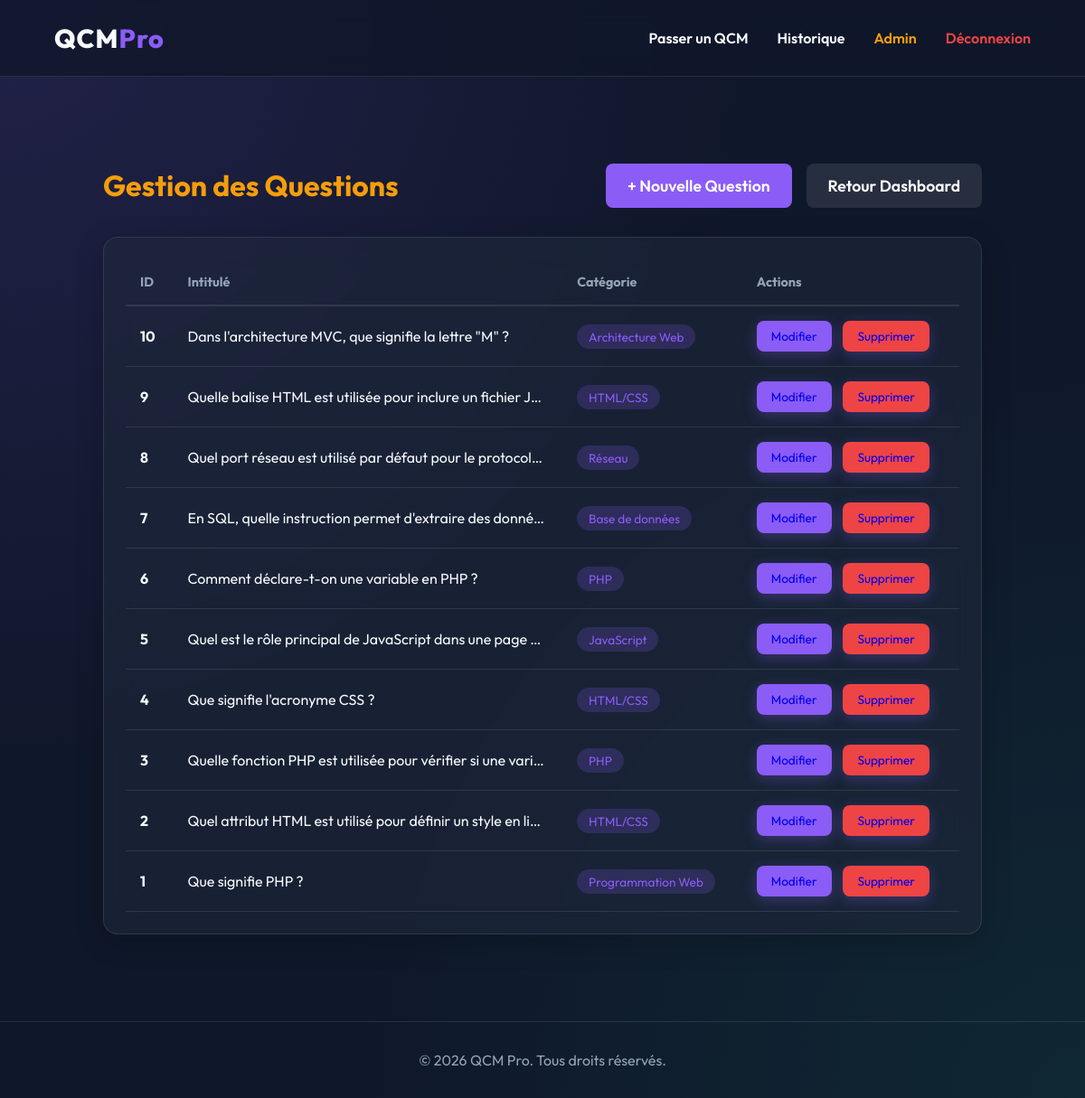
/admin/questions.php (signed in), run on the app's committed database.
### tables this page shows
CREATE TABLE IF NOT EXISTS questions (
    id INT AUTO_INCREMENT PRIMARY KEY,
    question TEXT NOT NULL,
    reponse1 VARCHAR(255) NOT NULL,
    reponse2 VARCHAR(255) NOT NULL,
    reponse3 VARCHAR(255) NOT NULL,
    reponse4 VARCHAR(255) NOT NULL,
    bonne_reponse INT NOT NULL CHECK (bonne_reponse BETWEEN 1 AND 4),
    categorie VARCHAR(100)
);

### admin/questions.php (the view, shortened to what this page needs)
<?php
require_once '../config/db.php';
require_once '../includes/header.php';
$action = $_GET['action'] ?? 'list';
$questions = $pdo->query("SELECT * FROM questions ORDER BY id DESC")->fetchAll();
?>
<div class="container">
    <div style="display: flex; flex-wrap: wrap; justify-content: space-between; align-items: center; margin-bottom: 2rem; gap: 1rem;">
        <h1 style="color: var(--warning);">Gestion des Questions</h1>
        <div style="display: flex; gap: 1rem;">
            <?php if ($action === 'list'): ?>
                <a href="admin/questions.php?action=add" class="btn-submit" style="margin:0; width: auto; text-decoration:none; padding: 0.8rem 1.5rem;">+ Nouvelle Question</a>
            <?php endif; ?>
            <a href="admin/index.php" class="btn-submit" style="width: auto; margin:0; text-decoration:none; padding: 0.8rem 1.5rem; background: rgba(255,255,255,0.1);">Retour Dashboard</a>
        </div>
    </div>
    <?php if ($action === 'list'): ?>
        <div class="glass-card" style="overflow-x: auto; padding: 1.5rem;">
            <table style="width: 100%; border-collapse: collapse; text-align: left;">
                <thead>
                    <tr style="border-bottom: 2px solid var(--surface-border);">
                        <th style="padding: 1rem; color: var(--text-muted); font-size: 0.9rem;">ID</th>
                        <th style="padding: 1rem; color: var(--text-muted); font-size: 0.9rem;">Intitulé</th>
                        <th style="padding: 1rem; color: var(--text-muted); font-size: 0.9rem;">Catégorie</th>
                        <th style="padding: 1rem; color: var(--text-muted); font-size: 0.9rem;">Actions</th>
                    </tr>
                </thead>
                <tbody>
                    <?php foreach ($questions as $q): ?>
                        <tr style="border-bottom: 1px solid var(--surface-border); transition: background 0.3s;" onmouseover="this.style.background='rgba(255,255,255,0.05)'" onmouseout="this.style.background='transparent'">
                            <td style="padding: 1rem; font-weight: bold;"><?= $q['id'] ?></td>
                            <td style="padding: 1rem; max-width: 400px; white-space: nowrap; overflow: hidden; text-overflow: ellipsis;">
                                <?= htmlspecialchars($q['question']) ?>
                            </td>
                            <td style="padding: 1rem;">
                                <span style="background: rgba(139, 92, 246, 0.2); color: var(--primary); padding: 0.3rem 0.8rem; border-radius: 20px; font-size: 0.85rem;">
                                    <?= htmlspecialchars($q['categorie'] ?: 'Non classé') ?>
                                </span>
                            </td>
                            <td style="padding: 1rem; display: flex; gap: 0.8rem;">
                                <a href="admin/questions.php?action=edit&id=<?= $q['id'] ?>" class="btn-primary" style="text-decoration:none; padding: 0.5rem 1rem; font-size: 0.85rem;">Modifier</a>
                                <a href="admin/questions.php?delete=<?= $q['id'] ?>" onclick="return confirm('Supprimer définitivement cette question ?');" class="btn-primary" style="text-decoration:none; padding: 0.5rem 1rem; background: var(--danger); font-size: 0.85rem;">Supprimer</a>
                            </td>
                        </tr>
                    <?php endforeach; ?>
                </tbody>
            </table>
        </div>
    <?php endif; ?>
</div>
<?php require_once '../includes/footer.php'; ?>

### includes/header.php (shortened to what this page needs)
<!DOCTYPE html>
<html lang="fr">
<head>
    <link rel="stylesheet" href="public/css/style.css">
</head>
<body>
    <nav class="navbar">
        <div class="logo">
            <a href="index.php" style="text-decoration:none; color:inherit;">QCM<span>Pro</span></a>
        </div>
        <div class="nav-links">
            <?php if(isset($_SESSION['user_id'])): ?>
                <a href="qcm.php">Passer un QCM</a>
                <a href="history.php">Historique</a>
                <?php if(isset($_SESSION['user_role']) && $_SESSION['user_role'] === 'admin'): ?>
                    <a href="admin/index.php" style="color: var(--warning);">Admin</a>
                <?php endif; ?>
                <a href="logout.php" class="btn-logout">Déconnexion</a>
            <?php else: ?>
                <a href="login.php">Connexion</a>
                <a href="register.php" class="btn-primary">S'inscrire</a>
            <?php endif; ?>
        </div>
    </nav>
    <main class="container">

### includes/footer.php
    </main>
    <footer>
        <p>&copy; <?= date('Y') ?> QCM Pro. Tous droits réservés.</p>
    </footer>
</body>
</html>

### public/css/style.css (style rules this page uses)
:root { --bg-color: #0f172a; --surface-color: rgba(30, 41, 59, 0.6); --surface-border: rgba(255, 255, 255, 0.1); --primary: #8b5cf6; --primary-hover: #7c3aed; --text-main: #f8fafc; --text-muted: #94a3b8; --danger: #ef4444; --success: #10b981; --warning: #f59e0b; }
* { margin: 0; padding: 0; box-sizing: border-box; }
body { font-family: 'Outfit', sans-serif; background-color: var(--bg-color); background-image: radial-gradient(at 0% 0%, rgba(139, 92, 246, 0.15) 0px, transparent 50%), radial-gradient(at 100% 100%, rgba(16, 185, 129, 0.1) 0px, transparent 50%); background-attachment: fixed; color: var(--text-main); min-height: 100vh; display: flex; flex-direction: column; }
.navbar { display: flex; justify-content: space-between; align-items: center; padding: 1.5rem 5%; background: rgba(15, 23, 42, 0.8); backdrop-filter: blur(12px); border-bottom: 1px solid var(--surface-border); position: sticky; top: 0; z-index: 100; }
.logo { font-size: 1.8rem; font-weight: 800; letter-spacing: 1px; }
.logo span { color: var(--primary); }
.nav-links { display: flex; align-items: center; }
.nav-links a { color: var(--text-main); text-decoration: none; margin-left: 2rem; font-weight: 600; transition: color 0.3s; }
.btn-primary { background: var(--primary); padding: 0.6rem 1.2rem; border-radius: 8px; box-shadow: 0 4px 15px rgba(139, 92, 246, 0.3); transition: all 0.3s ease !important; }
.btn-logout { color: var(--danger) !important; }
.container { flex: 1; width: 100%; max-width: 1200px; margin: 0 auto; padding: 3rem 5%; display: flex; flex-direction: column; }
.glass-card { background: var(--surface-color); backdrop-filter: blur(16px); border: 1px solid var(--surface-border); border-radius: 16px; padding: 2.5rem; box-shadow: 0 8px 32px rgba(0, 0, 0, 0.2); }
.btn-submit { width: 100%; background: var(--primary); color: white; border: none; padding: 1rem; font-size: 1.1rem; font-weight: 600; border-radius: 8px; cursor: pointer; transition: all 0.3s ease; font-family: inherit; margin-top: 1rem; }
footer { text-align: center; padding: 2rem; color: var(--text-muted); border-top: 1px solid var(--surface-border); margin-top: auto; }

### data on the page
questions: id "10", question "Dans l'architecture MVC, que signifie la lettre \"M\" ?", categorie "Architecture Web"
questions: id "9", question "Quelle balise HTML est utilisée pour inclure un fichier J…", categorie "HTML/CSS"
questions: id "8", question "Quel port réseau est utilisé par défaut pour le protocol…", categorie "Réseau"
questions: id "7", question "En SQL, quelle instruction permet d'extraire des donné…", categorie "Base de données"
questions: id "6", question "Comment déclare-t-on une variable en PHP ?", categorie "PHP"
questions: id "5", question "Quel est le rôle principal de JavaScript dans une page…", categorie "JavaScript"
questions: id "4", question "Que signifie l'acronyme CSS ?", categorie "HTML/CSS"
questions: id "3", question "Quelle fonction PHP est utilisée pour vérifier si une vari…", categorie "PHP"
questions: id "2", question "Quel attribut HTML est utilisé pour définir un style en li…", categorie "HTML/CSS"
questions: id "1", question "Que signifie PHP ?", categorie "Programmation Web"
